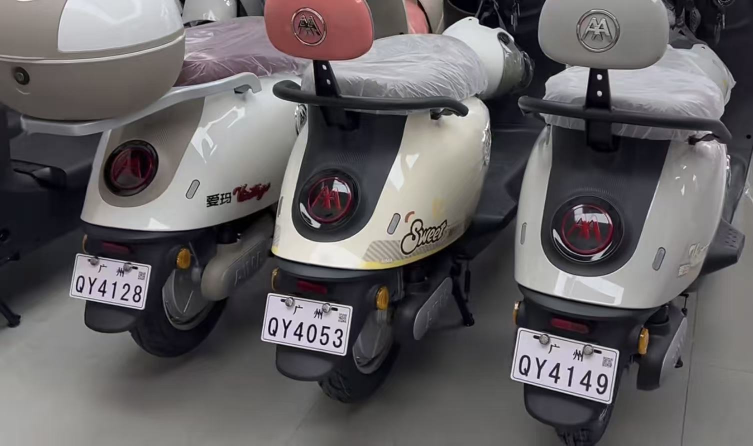
%> input picture 2.jpg, 1506 x 891 px (shown at 1/2 size)
$ octave zccp.m   (GNU Octave 9; MATLAB toolbox functions it lacks are replaced by stand-ins)
%> lines starting %> are read from the running program, lines starting %| are printed output that depends on the picture; in (x1, y1, x2, y2) boxes, pixels count from 0 and x2, y2 are one past the last pixel; in counts of white or black regions, pixels touching at a corner belong together; the program's own positions count from 1
clc; clear; close all;

%% 载入并预处理图像---正识别
I = imread("正常车牌\2.jpg");
%> I is the input picture: size 891x1506x3 uint8; mean R, G, B 100.1, 96.9, 98.6
if size(I,1)>2000 || size(I,2)>2000, I = imresize(I,0.5); end

figure
imshow(I)

%% 车牌分割
rgb = reshape(double(I), [], 3);
rgb(rgb(:,1)+rgb(:,2)+rgb(:,3)<500,:) = 0;
rgb(rgb(:,3)./rgb(:,1)>1.1,:) = 0;
rgb(rgb(:,1)./rgb(:,2)>1.05,:) = 0;
rgb(rgb(:,2)./rgb(:,1)>1.05,:) = 0;
rgb(rgb(:,1)./rgb(:,3)>1.08 & rgb(:,3)<200,:) = 0;
img = reshape(uint8(rgb), size(I));

figure
imshow(img)

%% 提取车牌区域
bw = img(:,:,1)>0;
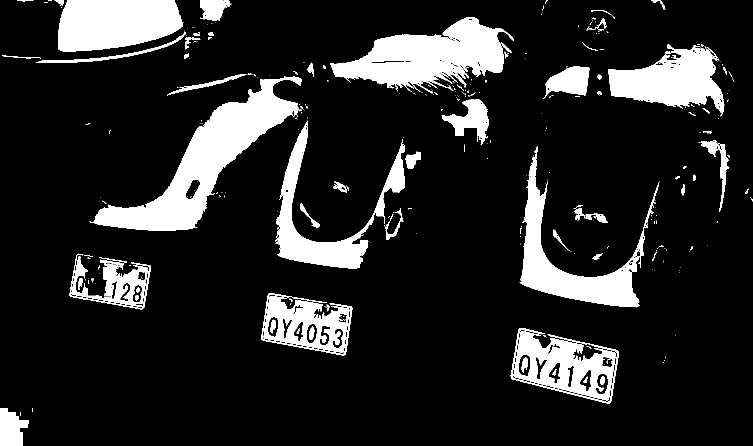
%> bw: size 891x1506 logical (shown at 1/2 size); 14.7% white; 333 white regions (259 under 20 px), largest, box (x1, y1, x2, y2) and area: (179, 153, 604, 461) 35314, (660, 34, 1027, 188) 27525, (116, 0, 367, 103) 21382
bw_filled = imfill(bw, 'holes');
%> bw_filled: size 891x1506 logical; 15.3% white; 308 white regions (243 under 20 px)

% 剔除边缘并保留最大区域
boundary_threshold = 30;
[L, num] = bwlabel(bw_filled);
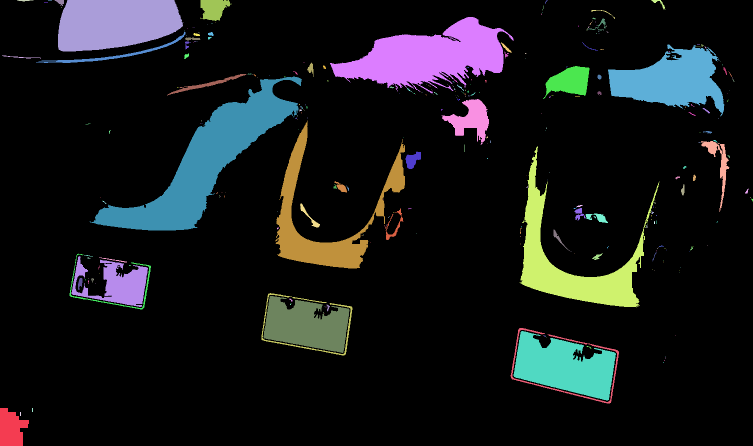
%> L: size 891x1506 double (shown at 1/2 size); 309 distinct labels, from 0 to 308; one colour per label, 0 black
%> num = 308
stats = regionprops(L, 'BoundingBox');
%> stats = 308 regions; largest, box (x1, y1, x2, y2): (179, 153, 604, 461), (1039, 293, 1319, 615), (551, 241, 810, 537), (660, 34, 1027, 188), (1216, 89, 1450, 233)
keep_mask = false(size(bw_filled));

for i = 1:num
    bbox = stats(i).BoundingBox;
    if bbox(1) > boundary_threshold && bbox(1)+bbox(3) < size(bw_filled,2)-boundary_threshold && ...
       bbox(2) > boundary_threshold && bbox(2)+bbox(4) < size(bw_filled,1)-boundary_threshold
        keep_mask(L == i) = true;
    end
end
%> this loop made 308 passes
%> bbox on passes 1 to 3: [0.5 816.5 58 75], [4.5 111.5 78 6], [34.5 0.5 33 3]
%> keep_mask: size 891x1506 logical; 13.3% white; 289 white regions (233 under 20 px), largest, box (x1, y1, x2, y2) and area: (179, 153, 604, 461) 36013, (660, 34, 1027, 188) 27967, (1039, 293, 1319, 615) 20307

bw_clean = bw_filled & keep_mask;
[L_clean, num_clean] = bwlabel(bw_clean);
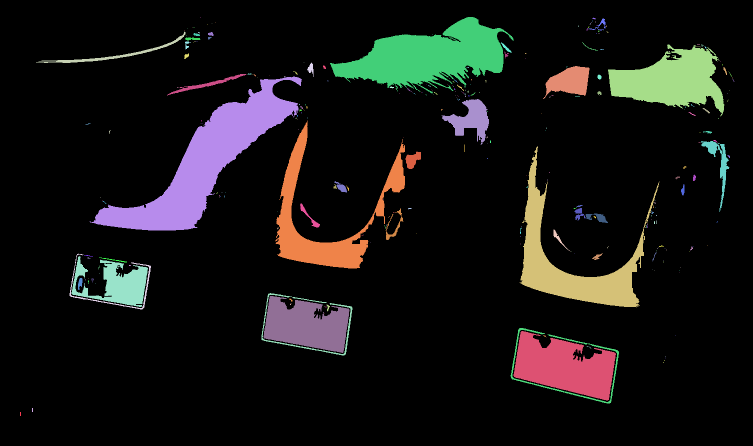
%> L_clean: size 891x1506 double (shown at 1/2 size); 290 distinct labels, from 0 to 289; one colour per label, 0 black
%> num_clean = 289
if num_clean > 0
    [~, max_idx] = max([regionprops(L_clean, 'Area').Area]);
%> max_idx = 13
    bw_largest = L_clean == max_idx;
%> bw_largest: size 891x1506 logical; 2.7% white; 1 white region, box (x1, y1, x2, y2) and area: (179, 153, 604, 461) 36013
else
    bw_largest = bw_clean;
end

%% 提取并缩放车牌
bw_plate = imclose(bw_largest, strel('disk', 50));
%> bw_plate: size 891x1506 logical; 2.9% white; 1 white region
I_char = uint8(double(I).*bw_plate);
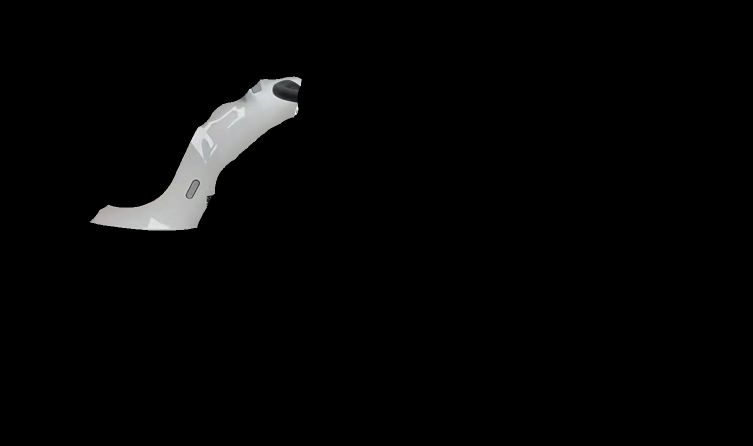
%> I_char: size 891x1506x3 uint8 (shown at 1/2 size); mean R, G, B 5.2, 5.3, 5.2

stats_plate = regionprops(bw_plate, 'BoundingBox');
%> stats_plate = 1 region; box (x1, y1, x2, y2): (179, 153, 604, 461)
if ~isempty(stats_plate)
    bbox = stats_plate.BoundingBox;
%> bbox = [179.5 153.5 425 308]
    x1 = max(1, floor(bbox(1))); y1 = max(1, floor(bbox(2)));
%> after `x1 = max(1, floor(bbox(1)))`: x1 = 179
%> after `y1 = max(1, floor(bbox(2)))`: y1 = 153
    x2 = min(size(I_char,2), ceil(bbox(1)+bbox(3)));
%> x2 = 605
    y2 = min(size(I_char,1), ceil(bbox(2)+bbox(4)));
%> y2 = 462

    plate_cropped = I_char(y1:y2, x1:x2, :);
    gray_cropped = rgb2gray(plate_cropped);
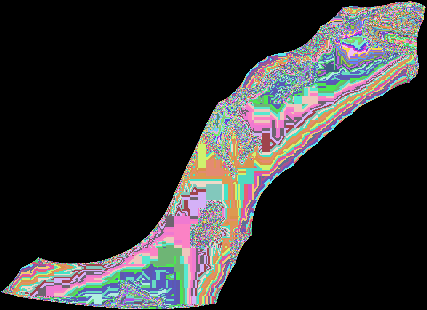
%> gray_cropped: size 310x427 uint8; 248 distinct labels, from 0 to 255; one colour per label, 0 black
    [row_indices, col_indices] = find(gray_cropped > 0);
%> row_indices = 39387 values from 2 to 309; col_indices = 39387 values from 2 to 426

    if ~isempty(row_indices)
        min_row = max(1, min(row_indices)-2); max_row = min(size(plate_cropped,1), max(row_indices)+2);
%> after `min_row = max(1, min(row_indices)-2)`: min_row = 1
%> after `max_row = min(size(plate_cropped,1), max(row_indices)+2)`: max_row = 310
        min_col = max(1, min(col_indices)-2); max_col = min(size(plate_cropped,2), max(col_indices)+2);
%> after `min_col = max(1, min(col_indices)-2)`: min_col = 1
%> after `max_col = min(size(plate_cropped,2), max(col_indices)+2)`: max_col = 427
        plate_content = plate_cropped(min_row:max_row, min_col:max_col, :);

        [h, w, ~] = size(plate_content);
%> h = 310; w = 427
        scale = min(200/h, 400/w);
%> scale = 0.645
        plate_resized = imresize(plate_content, round([h w]*scale));

        final_plate = uint8(zeros(200, 400, 3));
        [new_h, new_w, ~] = size(plate_resized);
%> new_h = 200; new_w = 275
        sr = floor((200-new_h)/2)+1; sc = floor((400-new_w)/2)+1;
%> after `sr = floor((200-new_h)/2)+1`: sr = 1
%> after `sc = floor((400-new_w)/2)+1`: sc = 63
        final_plate(sr:sr+new_h-1, sc:sc+new_w-1, :) = plate_resized;
    else
        final_plate = uint8(zeros(200, 400, 3));
    end
else
    final_plate = uint8(zeros(200, 400, 3));
end

%% 对比度增强
final_plate = histeq(final_plate);

%% 车牌二值化
gray_plate = rgb2gray(final_plate);
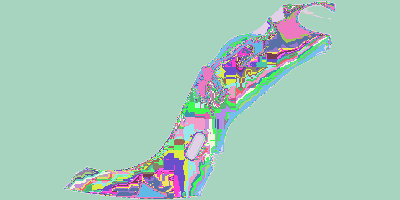
%> gray_plate: size 200x400 uint8; 54 distinct labels, from 202 to 255; one colour per label, 0 black
threshold = graythresh(gray_plate);
%> threshold = 0.863
plate_bw = ~imbinarize(gray_plate, threshold-0.18);
%> plate_bw: size 200x400 logical; every value is 0

%% 删除边界连通区域
[L_bw, num_bw] = bwlabel(plate_bw);
%> L_bw: size 200x400 double; every value is 0
%> num_bw = 0
stats_bw = regionprops(L_bw, 'BoundingBox', 'Area');
%> stats_bw = 0 regions
delete_mask = false(size(plate_bw));
[h, w] = size(plate_bw);
%> h = 200; w = 400

% 第一步：删除边界区域
for i = 1:num_bw
    bbox = stats_bw(i).BoundingBox;
    near_edge = bbox(1) <= 25 || bbox(1)+bbox(3) >= w-25 || ...
                bbox(2) <= 25 || bbox(2)+bbox(4) >= h-25;

    if near_edge
        aspect_ratio = bbox(3) / bbox(4);
        if aspect_ratio > 3 || aspect_ratio < 0.20 || ...
           bbox(3)*bbox(4) < 100 || ...
           (bbox(1) <= 25 && bbox(2) <= 25) || ...
           (bbox(1)+bbox(3) >= w-25 && bbox(2) <= 25)
            delete_mask(L_bw == i) = true;
        end
    end
end
%> this loop made 0 passes

plate_bw_clean = plate_bw;
plate_bw_clean(delete_mask) = false;

%% 第二步：剔除外接矩形面积大于1/8图像面积的连通区域
[L_clean, num_clean] = bwlabel(plate_bw_clean);
%> num_clean = 0
stats_clean = regionprops(L_clean, 'BoundingBox');
%> stats_clean = 0 regions
image_area = h * w;
%> image_area = 80000
threshold_bbox_area = image_area / 8;
%> threshold_bbox_area = 10000
large_bbox_mask = false(size(plate_bw_clean));

for i = 1:num_clean
    bbox = stats_clean(i).BoundingBox;
    bbox_area = bbox(3) * bbox(4);
    if bbox_area > threshold_bbox_area
        large_bbox_mask(L_clean == i) = true;
    end
end
plate_bw_clean(large_bbox_mask) = false;

%% 第三步：去掉宽高比大于3的连通区域
[L_final1, num_final1] = bwlabel(plate_bw_clean);
%> num_final1 = 0
stats_final1 = regionprops(L_final1, 'BoundingBox');
%> stats_final1 = 0 regions
large_aspect_mask = false(size(plate_bw_clean));

for i = 1:num_final1
    bbox = stats_final1(i).BoundingBox;
    aspect_ratio = bbox(3) / bbox(4);
    if aspect_ratio > 4 || aspect_ratio < 1/4
        large_aspect_mask(L_final1 == i) = true;
    end
end
plate_bw_clean(large_aspect_mask) = false;

figure
imshow(plate_bw_clean);
title('清理后的二值图像');

%% 矩形区域置0
left_rect = [0, 0, 125, 75];
right_rect = [280, 0, w, 73];
%> right_rect = [280 0 400 73]
rect_mask = false(h, w);

rect_mask(1:left_rect(4), 1:left_rect(3)) = true;
%> rect_mask: size 200x400 logical; 11.7% white; 1 white region, box (x1, y1, x2, y2) and area: (0, 0, 125, 75) 9375
rect_mask(1:right_rect(4), right_rect(1):right_rect(3)) = true;
%> rect_mask: size 200x400 logical; 22.8% white; 2 white regions, box (x1, y1, x2, y2) and area: (0, 0, 125, 75) 9375, (279, 0, 400, 73) 8833

plate_bw_final = plate_bw_clean;
plate_bw_final(rect_mask) = false;
plate_bw2 = bwareaopen(plate_bw_final, 100);

%% 顶部0-30像素矩形区域置0
top_rect_mask = false(size(plate_bw2));
top_height = 20;
top_rect_mask(1:top_height, :) = true;
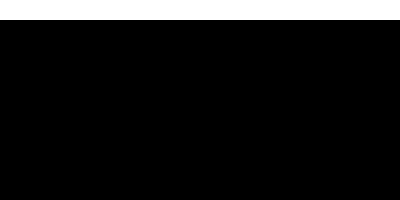
%> top_rect_mask: size 200x400 logical; 10% white; 1 white region, box (x1, y1, x2, y2) and area: (0, 0, 400, 20) 8000

plate_bw3 = plate_bw2;
plate_bw3(top_rect_mask) = false;

%% 闭运算
plate_bw4 = imclose(plate_bw3, strel('disk', 3));
plate_bw5 = bwareaopen(plate_bw4, 100);

%% 字符切割
[L_final, num_final] = bwlabel(plate_bw5);
%> num_final = 0
stats_final = regionprops(L_final, 'BoundingBox', 'Area', 'Centroid');
%> stats_final = 0 regions

centroids = zeros(num_final, 2);
for i = 1:num_final
    centroids(i, :) = stats_final(i).Centroid;
end

y_coords = centroids(:, 2);
%> y_coords = []
y_mean = mean(y_coords);
%> y_mean = NaN

top_indices = find(y_coords < y_mean);
%> top_indices = []
bottom_indices = find(y_coords >= y_mean);
%> bottom_indices = []

[~, top_sorted] = sort(centroids(top_indices, 1));
%> top_sorted = []
[~, bottom_sorted] = sort(centroids(bottom_indices, 1));
%> bottom_sorted = []

all_sorted_indices = [top_indices(top_sorted); bottom_indices(bottom_sorted)];
%> all_sorted_indices = []

characters = cell(num_final, 1);
%> characters = {}
char_positions = cell(num_final, 1);
%> char_positions = {}

for i = 1:num_final
    idx = all_sorted_indices(i);
    bbox = stats_final(idx).BoundingBox;

    if ismember(idx, top_indices)
        char_positions{i} = 'top';
    else
        char_positions{i} = 'bottom';
    end

    x1 = max(1, floor(bbox(1)) - 2);
    y1 = max(1, floor(bbox(2)) - 2);
    x2 = min(w, ceil(bbox(1) + bbox(3)) + 2);
    y2 = min(h, ceil(bbox(2) + bbox(4)) + 2);

    char_region = plate_bw5(y1:y2, x1:x2);

    [rows, cols] = find(char_region);
    if ~isempty(rows) && ~isempty(cols)
        min_row = max(1, min(rows) - 1);
        max_row = min(size(char_region,1), max(rows) + 1);
        min_col = max(1, min(cols) - 1);
        max_col = min(size(char_region,2), max(cols) + 1);

        char_cropped = char_region(min_row:max_row, min_col:max_col);
    else
        char_cropped = char_region;
    end

    char_resized = imresize(char_cropped, [32, 32]);
    characters{i} = char_resized;
end

%% 字符匹配
template_dir = 'font';
if ~exist(template_dir, 'dir')
%> (the run ends here)
